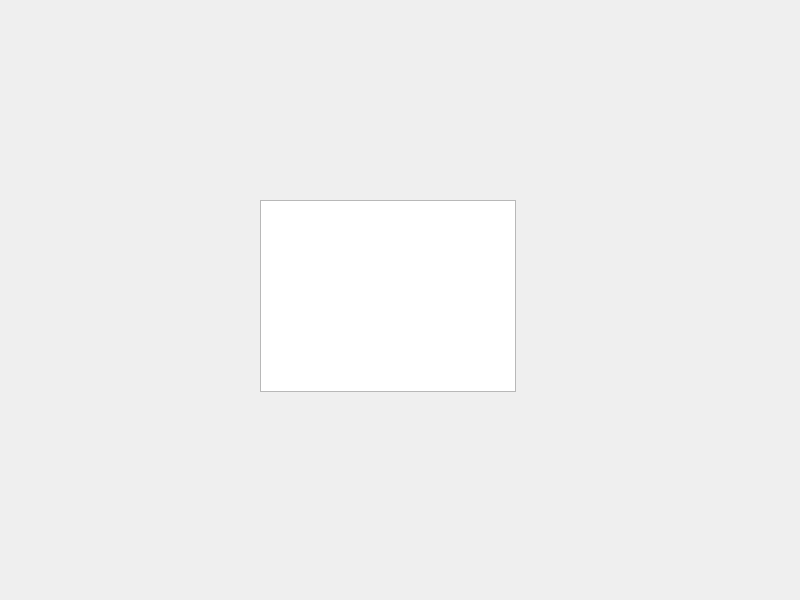
<?xml version="1.0" encoding="UTF-8"?>
<ui version="4.0">
 <class>Home</class>
 <widget class="QDialog" name="Home">
  <property name="geometry">
   <rect>
    <x>0</x>
    <y>0</y>
    <width>800</width>
    <height>600</height>
   </rect>
  </property>
  <property name="windowTitle">
   <string>Dialog</string>
  </property>
  <widget class="QLabel" name="LogoThales">
   <property name="geometry">
    <rect>
     <x>250</x>
     <y>10</y>
     <width>300</width>
     <height>150</height>
    </rect>
   </property>
   <property name="text">
    <string/>
   </property>
  </widget>
  <widget class="QTableView" name="tableView">
   <property name="geometry">
    <rect>
     <x>260</x>
     <y>200</y>
     <width>256</width>
     <height>192</height>
    </rect>
   </property>
  </widget>
 </widget>
 <resources/>
 <connections/>
</ui>
